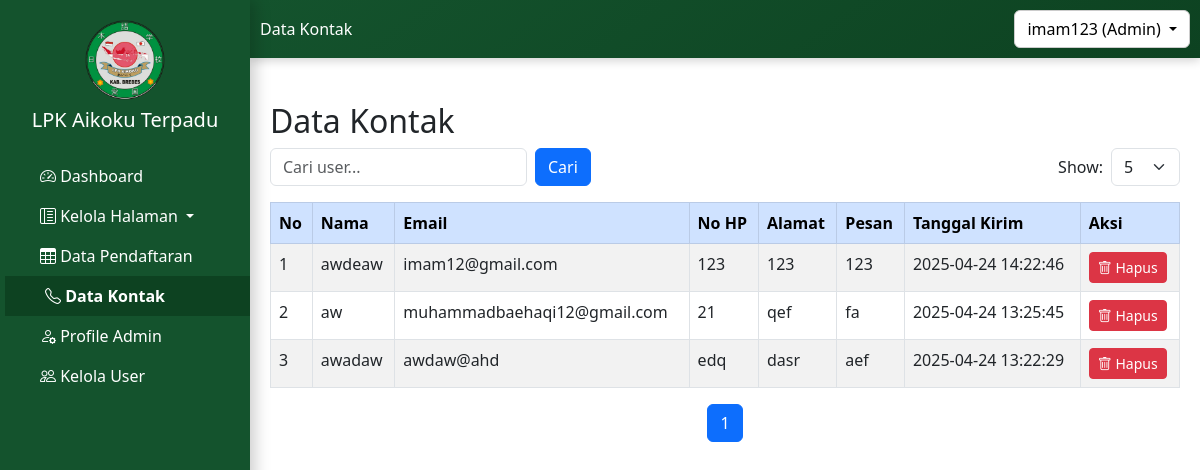
Before: /admin/kontak_masuk/data_kontak.php (signed in) with the older database file.
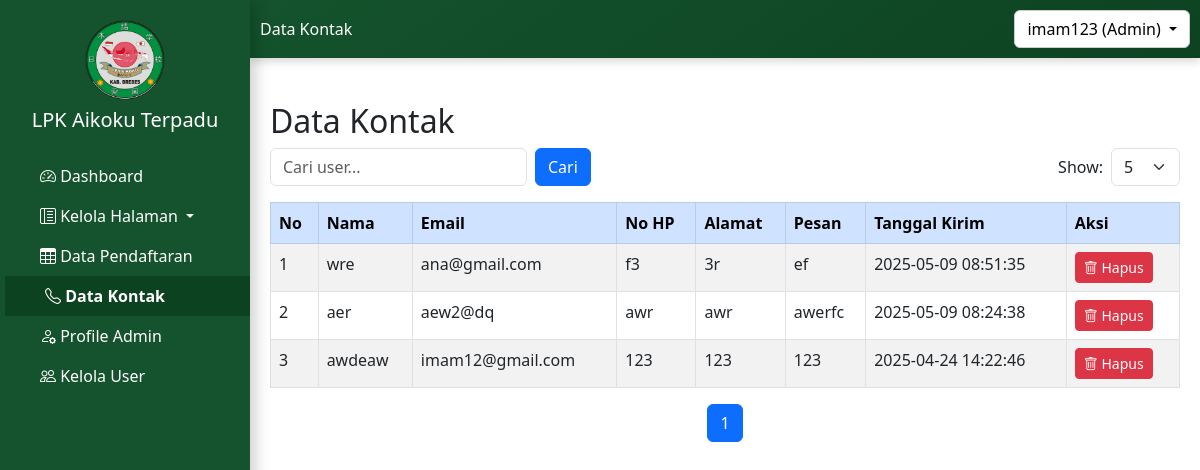
After: the same page with the newer database file.
### tables this page shows
CREATE TABLE `tb_kontak` (
  `id_kontak` int(11) NOT NULL,
  `name` varchar(255) NOT NULL,
  `email` varchar(255) NOT NULL,
  `phone` varchar(20) NOT NULL,
  `address` text NOT NULL,
  `message` text NOT NULL,
  `date_sent` timestamp NOT NULL DEFAULT current_timestamp()
);

### admin/kontak_masuk/data_kontak.php (the view, shortened to what this page needs)
<?php
$pageTitle = "Data Kontak";
include '../../config.php';
$limit = isset($_GET['limit']) ? (int)$_GET['limit'] : 10;
$page = isset($_GET['page']) ? (int)$_GET['page'] : 1;
$search = isset($_GET['search']) ? trim($_GET['search']) : '';
$offset = ($page - 1) * $limit;
$where = "";
$query = "SELECT * FROM tb_kontak $where ORDER BY date_sent DESC LIMIT $limit OFFSET $offset";
$result = mysqli_query($mysqli, $query);
$total_query = mysqli_query($mysqli, "SELECT COUNT(*) as total FROM tb_kontak $where");
$total_data = mysqli_fetch_assoc($total_query)['total'];
$total_pages = ceil($total_data / $limit);
$no = $offset + 1;
?>
<!DOCTYPE html>
<html lang="id">
<head>
    <link href="https://cdn.jsdelivr.net/npm/bootstrap@5.3.0/dist/css/bootstrap.min.css" rel="stylesheet">
    <link href="https://cdn.jsdelivr.net/npm/bootstrap-icons/font/bootstrap-icons.css" rel="stylesheet">
</head>
<body>
    <?php include '../../sidebar1.php'; ?>
    <div class="container mt-4 content">
        <h2><?= $pageTitle ?></h2>
        <div class="d-flex justify-content-between align-items-center mb-3">
            <form method="GET" action="" class="d-flex gap-2">
                <input type="text" name="search" class="form-control" placeholder="Cari user..."
                    value="<?= htmlspecialchars($search) ?>">
                <button type="submit" class="btn btn-primary">Cari</button>
            </form>
            <form method="GET" action="" class="d-flex align-items-center gap-2">
                <label for="show" class="mb-0">Show:</label>
                <select name="show" id="show" class="form-select" onchange="this.form.submit()">
                    <?php
                    $options = [5, 10, 15, 20, 50];
                    foreach ($options as $option) {
                        $selected = ($show == $option) ? 'selected' : '';
                        echo "<option value='$option' $selected>$option</option>";
                    }
                    ?>
                </select>
            </form>
        </div>
        <div class="table-responsive">
            <table class="table table-bordered table-striped">
                <thead class="table-primary">
                    <tr>
                        <th>No</th>
                        <th>Nama</th>
                        <th>Email</th>
                        <th>No HP</th>
                        <th>Alamat</th>
                        <th>Pesan</th>
                        <th>Tanggal Kirim</th>
                        <th>Aksi</th>
                    </tr>
                </thead>
                <tbody>
                    <?php if (mysqli_num_rows($result) > 0): ?>
                        <?php while ($row = mysqli_fetch_assoc($result)): ?>
                            <tr>
                                <td><?= $no++ ?></td>
                                <td><?= htmlspecialchars($row['name']) ?></td>
                                <td><?= htmlspecialchars($row['email']) ?></td>
                                <td><?= htmlspecialchars($row['phone']) ?></td>
                                <td><?= htmlspecialchars($row['address']) ?></td>
                                <td><?= htmlspecialchars($row['message']) ?></td>
                                <td><?= $row['date_sent'] ?></td>
                                <td>
                                    <a href='hapus_kontak.php?id_kontak=<?= $row['id_kontak'] ?>' class='btn btn-danger btn-sm' onclick='return confirm("Yakin ingin menghapus pesan ini?");'>
                                        <i class='bi bi-trash'></i> Hapus
                                    </a>
                                </td>
                            </tr>
                        <?php endwhile; ?>
                    <?php else: ?>
                        <tr>
                            <td colspan="8" class="text-center text-muted">Tidak ada data ditemukan.</td>
                        </tr>
                    <?php endif; ?>
                </tbody>
            </table>
        </div>
        <nav>
            <ul class="pagination justify-content-center">
                <?php for ($i = 1; $i <= $total_pages; $i++): ?>
                    <li class="page-item <?= ($i == $page) ? 'active' : '' ?>">
                        <a class="page-link" href="?page=<?= $i ?>&limit=<?= $limit ?>&search=<?= urlencode($search) ?>"><?= $i ?></a>
                    </li>
                <?php endfor; ?>
            </ul>
        </nav>
    </div>
</body>
</html>

Changed rows visible on the page:
removed tb_kontak: name "aw", email "muhammadbaehaqi12@gmail.com", phone "21", address "qef", message "fa", date_sent "2025-04-24 13:25:45"
removed tb_kontak: name "awadaw", email "awdaw@ahd", phone "edq", address "dasr", message "aef", date_sent "2025-04-24 13:22:29"
added tb_kontak: name "wre", email "ana@gmail.com", phone "f3", address "3r", message "ef", date_sent "2025-05-09 08:51:35"
added tb_kontak: name "aer", email "aew2@dq", phone "awr", address "awr", message "awerfc", date_sent "2025-05-09 08:24:38"
